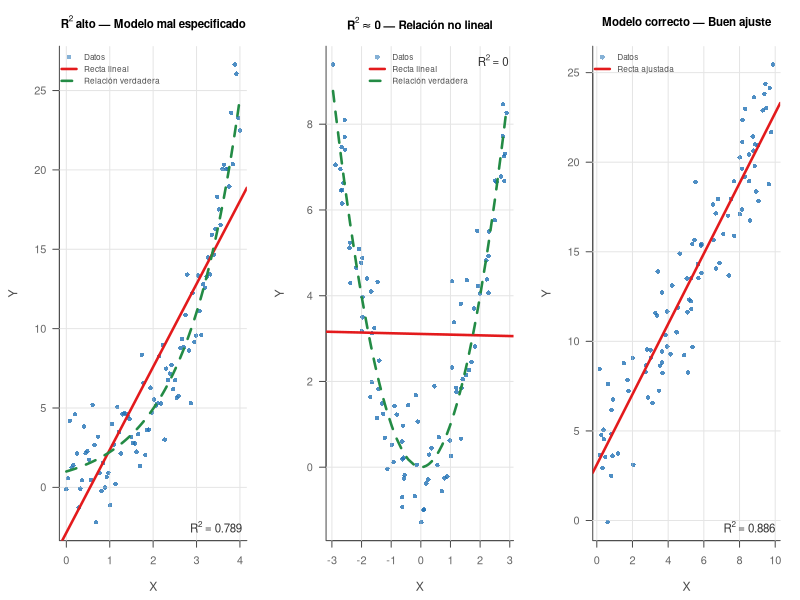

Recreate this plot in R.
par(mfrow = c(1,3), mar = c(4.5, 4.5, 3.5, 1.5), family = "sans",
    bg = "white", fg = "grey30")

palette_pts  <- adjustcolor("#2171B5", alpha.f = 0.55)
palette_line <- "#E31A1C"
palette_true <- "#238B45"
palette_r2   <- "#333333"

set.seed(123)
n <- 100
x1 <- seq(0, 4, length.out = n)
y_true1 <- exp(0.8 * x1)
y1 <- y_true1 + rnorm(n, 0, 2)
mod1 <- lm(y1 ~ x1)
R2_1 <- round(summary(mod1)$r.squared, 3)

plot(x1, y1,
     pch = 16, cex = 0.9,
     col = palette_pts,
     main = expression(bold("R"^2 ~ "alto — Modelo mal especificado")),
     xlab = "X", ylab = "Y",
     cex.lab = 1.1, cex.main = 1.05,
     col.axis = "grey40", col.lab = "grey30",
     bty = "l", las = 1)
grid(col = "grey90", lty = 1)
points(x1, y1, pch = 16, cex = 0.9, col = palette_pts)
abline(mod1, col = palette_line, lwd = 2.5)
lines(x1, y_true1, col = palette_true, lwd = 2.5, lty = 2)
legend("topleft",
       legend = c("Datos", "Recta lineal", "Relación verdadera"),
       col = c(palette_pts, palette_line, palette_true),
       lwd = c(NA, 2.5, 2.5), lty = c(NA, 1, 2),
       pch = c(16, NA, NA), pt.cex = 1,
       cex = 0.75, bty = "n", y.intersp = 1.2)
legend("bottomright",
       legend = bquote(R^2 == .(R2_1)),
       bty = "n", cex = 1.05, text.col = palette_r2, text.font = 2)



x2 <- runif(n, -3, 3)
y2 <- x2^2 + rnorm(n, 0, 1)
mod2 <- lm(y2 ~ x2)
R2_2 <- round(summary(mod2)$r.squared, 3)

plot(x2, y2,
     pch = 16, cex = 0.9,
     col = palette_pts,
     main = expression(bold("R"^2 %~~% "0 — Relación no lineal")),
     xlab = "X", ylab = "Y",
     cex.lab = 1.1, cex.main = 1.05,
     col.axis = "grey40", col.lab = "grey30",
     bty = "l", las = 1)
grid(col = "grey90", lty = 1)
points(x2, y2, pch = 16, cex = 0.9, col = palette_pts)
abline(mod2, col = palette_line, lwd = 2.5)
x_ord <- sort(x2)
lines(x_ord, x_ord^2, col = palette_true, lwd = 2.5, lty = 2)
legend("top",
       legend = c("Datos", "Recta lineal", "Relación verdadera"),
       col = c(palette_pts, palette_line, palette_true),
       lwd = c(NA, 2.5, 2.5), lty = c(NA, 1, 2),
       pch = c(16, NA, NA), pt.cex = 1,
       cex = 0.75, bty = "n", y.intersp = 1.2)
legend("topright",
       legend = bquote(R^2 == .(R2_2)),
       bty = "n", cex = 1.05, text.col = palette_r2, text.font = 2)



x3 <- runif(n, 0, 10)
y3 <- 3 + 2*x3 + rnorm(n, 0, 2)
mod3 <- lm(y3 ~ x3)
R2_3 <- round(summary(mod3)$r.squared, 3)

plot(x3, y3,
     pch = 16, cex = 0.9,
     col = palette_pts,
     main = expression(bold("Modelo correcto — Buen ajuste")),
     xlab = "X", ylab = "Y",
     cex.lab = 1.1, cex.main = 1.05,
     col.axis = "grey40", col.lab = "grey30",
     bty = "l", las = 1)
grid(col = "grey90", lty = 1)
points(x3, y3, pch = 16, cex = 0.9, col = palette_pts)
abline(mod3, col = palette_line, lwd = 2.5)
legend("topleft",
       legend = c("Datos", "Recta ajustada"),
       col = c(palette_pts, palette_line),
       lwd = c(NA, 2.5), lty = c(NA, 1),
       pch = c(16, NA), pt.cex = 1,
       cex = 0.75, bty = "n", y.intersp = 1.2)
legend("bottomright",
       legend = bquote(R^2 == .(R2_3)),
       bty = "n", cex = 1.05, text.col = palette_r2, text.font = 2)

par(mfrow = c(1,1))
